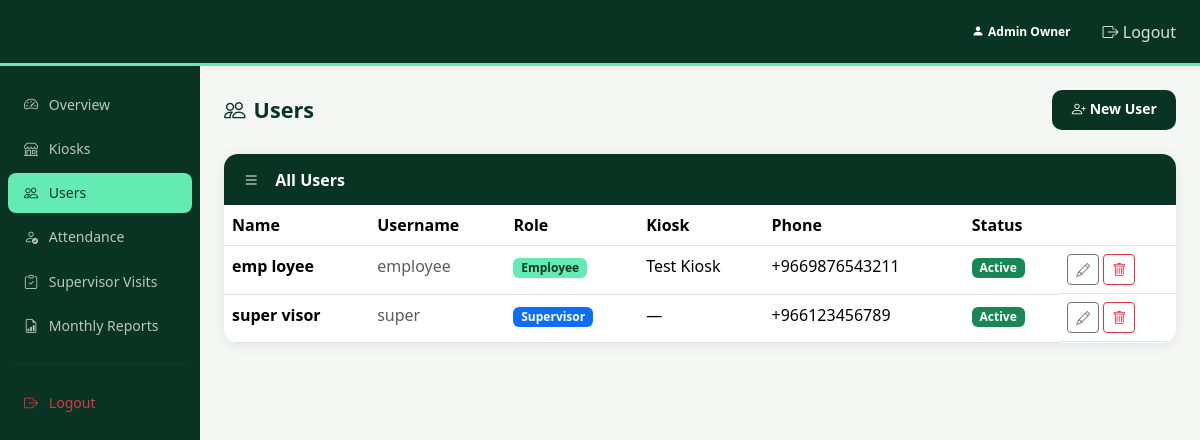
/owner/employees/ (signed in), run on an earlier commit of the app's database.
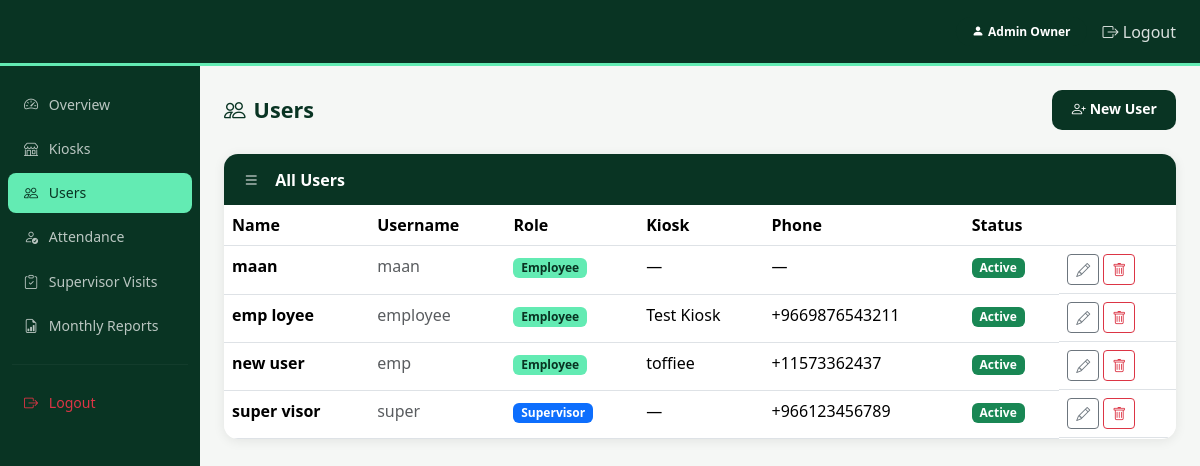
And on a later commit of the database.
### accounts/models.py (models this page shows, shortened)
class User(AbstractUser):
    class Role(models.TextChoices):
        OWNER = 'owner', 'Owner'
        SUPERVISOR = 'supervisor', 'Supervisor'
        EMPLOYEE = 'employee', 'Employee'
    role = models.CharField(max_length=20, choices=Role.choices, default=Role.EMPLOYEE)
    phone = models.CharField(max_length=20, blank=True)
    profile_photo = models.ImageField(upload_to='profiles/', blank=True, null=True)
    kiosk = models.ForeignKey(
        'kiosks.Kiosk',
        on_delete=models.SET_NULL,
        null=True,
        blank=True,
        related_name='employees',
    )
    assigned_kiosks = models.ManyToManyField(
        'kiosks.Kiosk',
        blank=True,
        related_name='assigned_supervisors',
        help_text='Kiosks this supervisor is responsible for monitoring.',
    )
    @property
    def is_owner(self):
        return self.role == self.Role.OWNER

### kiosks/models.py (models this page shows, shortened)
class Kiosk(models.Model):
    name = models.CharField(max_length=100)
    location = models.CharField(max_length=200)
    address = models.TextField(blank=True)
    is_active = models.BooleanField(default=True)
    created_at = models.DateTimeField(auto_now_add=True)
    class Meta:
        ordering = ['name']

### owner/views.py (the view)
# urls.py: path('employees/', views.employees_list, name='employees_list'),
@login_required
@owner_required
def employees_list(request):
    employees = User.objects.exclude(role='owner').select_related('kiosk').order_by('role', 'first_name')
    return render(request, 'owner/employees_list.html', {'employees': employees})

### templates/owner/employees_list.html (shortened to what this page needs)
{% extends 'base.html' %}
{% block content %}
<div class="d-flex justify-content-between align-items-center mb-4">
  <h4 class="fw-bold mb-0" style="color: var(--wt-dark);">
    <i class="bi bi-people me-2"></i>Users
  </h4>
  <a href="{% url 'owner:create_employee' %}" class="btn btn-wt btn-sm">
    <i class="bi bi-person-plus me-1"></i>New User
  </a>
</div>
<div class="card card-wt">
  <div class="card-header">
    <i class="bi bi-list me-2"></i>All Users
  </div>
  <div class="card-body p-0">
    {% if employees %}
    <div class="table-responsive">
      <table class="table table-hover mb-0">
        <thead class="table-wt">
          <tr>
            <th>Name</th>
            <th>Username</th>
            <th>Role</th>
            <th>Kiosk</th>
            <th>Phone</th>
            <th>Status</th>
            <th></th>
          </tr>
        </thead>
        <tbody>
          {% for emp in employees %}
          <tr>
            <td><strong>{{ emp.get_full_name|default:emp.username }}</strong></td>
            <td class="text-muted">{{ emp.username }}</td>
            <td>
              <span class="badge badge-{{ emp.role }}">{{ emp.get_role_display }}</span>
            </td>
            <td>{{ emp.kiosk.name|default:"—" }}</td>
            <td>{{ emp.phone|default:"—" }}</td>
            <td>
              {% if emp.is_active %}
                <span class="badge bg-success">Active</span>
              {% else %}
                <span class="badge bg-secondary">Inactive</span>
              {% endif %}
            </td>
            <td class="d-flex gap-1">
              <a href="{% url 'owner:edit_employee' emp.id %}" class="btn btn-sm btn-outline-secondary">
                <i class="bi bi-pencil"></i>
              </a>
              <a href="{% url 'owner:delete_employee' emp.id %}" class="btn btn-sm btn-outline-danger">
                <i class="bi bi-trash"></i>
              </a>
            </td>
          </tr>
          {% endfor %}
        </tbody>
      </table>
    </div>
    {% else %}
    <p class="text-muted text-center py-4">No users found.</p>
    {% endif %}
  </div>
</div>
{% endblock %}

### templates/base.html (shortened to what this page needs)
<!DOCTYPE html>
<html lang="en">
<head>
    {% load static %}
    <link href="https://cdn.jsdelivr.net/npm/bootstrap@5.3.3/dist/css/bootstrap.min.css" rel="stylesheet">
    <link href="https://cdn.jsdelivr.net/npm/bootstrap-icons@1.11.3/font/bootstrap-icons.min.css" rel="stylesheet">
    <link href="{% static 'css/wafaatech.css' %}" rel="stylesheet">
</head>
<body>
<nav class="navbar navbar-expand-lg navbar-wt">
    <div class="container-fluid px-3">
        <div class="collapse navbar-collapse" id="mainNav">
            <ul class="navbar-nav ms-auto align-items-center">
                {% if user.is_authenticated %}
                <li class="nav-item me-2">
                    <span class="badge badge-{{ user.role }} rounded-pill px-3 py-2">
                        <i class="bi bi-person-fill me-1"></i>{{ user.get_full_name|default:user.username }}
                    </span>
                </li>
                <li class="nav-item">
                    <a class="nav-link" href="{% url 'accounts:logout' %}">
                        <i class="bi bi-box-arrow-right"></i> Logout
                    </a>
                </li>
                {% endif %}
            </ul>
        </div>
    </div>
</nav>
<div class="container-fluid p-0">
    <div class="row g-0">
        {% if user.is_authenticated %}
        <div class="col-md-2 sidebar d-none d-md-block">
            <nav class="nav flex-column pt-2">
                {% if user.is_owner %}
                <a class="nav-link {% if request.resolver_match.url_name == 'dashboard' and 'owner' in request.path %}active{% endif %}"
                   href="{% url 'owner:dashboard' %}">
                    <i class="bi bi-speedometer2"></i> Overview
                </a>
                <a class="nav-link {% if request.resolver_match.url_name == 'kiosks_list' or request.resolver_match.url_name == 'kiosk_detail' %}active{% endif %}"
                   href="{% url 'owner:kiosks_list' %}">
                    <i class="bi bi-shop"></i> Kiosks
                </a>
                <a class="nav-link {% if 'employees' in request.path %}active{% endif %}"
                   href="{% url 'owner:employees_list' %}">
                    <i class="bi bi-people"></i> Users
                </a>
                <a class="nav-link {% if request.resolver_match.url_name == 'attendance' %}active{% endif %}"
                   href="{% url 'owner:attendance' %}">
                    <i class="bi bi-person-check"></i> Attendance
                </a>
                <a class="nav-link {% if request.resolver_match.url_name == 'visits' and 'owner' in request.path %}active{% endif %}"
                   href="{% url 'owner:visits' %}">
                    <i class="bi bi-clipboard-check"></i> Supervisor Visits
                </a>
                <a class="nav-link {% if request.resolver_match.url_name == 'reports' %}active{% endif %}"
                   href="{% url 'owner:reports' %}">
                    <i class="bi bi-file-earmark-bar-graph"></i> Monthly Reports
                </a>
                {% endif %}
                <hr style="border-color:rgba(255,255,255,0.15); margin: 1rem 12px;">
                <a class="nav-link text-danger" href="{% url 'accounts:logout' %}">
                    <i class="bi bi-box-arrow-right"></i> Logout
                </a>
            </nav>
        </div>
        {% endif %}
        <div class="col-12 {% if user.is_authenticated %}col-md-10{% endif %} p-3 p-md-4">
            {% block content %}{% endblock %}
        </div>
    </div>
</div>
</body>
</html>

### static/css/wafaatech.css (style rules this page uses)
:root { --wt-dark: #093423; --wt-dark-2: #0d4a30; --wt-mint: #63ebb3; --wt-mint-2: #4fd9a0; --wt-light: #f0fdf7; --wt-text: #1a1a1a; --wt-shadow: 0 2px 12px rgba(0,0,0,0.08); --bottom-nav-h: 64px; --navbar-h: 66px; --sidebar-w: 220px; }
*, *::before, *::after { box-sizing: border-box; }
body { font-family: 'Segoe UI', system-ui, -apple-system, sans-serif; background: #f5f7f5; color: var(--wt-text); -webkit-tap-highlight-color: transparent; }
.navbar-wt { background-color: var(--wt-dark); border-bottom: 3px solid var(--wt-mint); position: sticky; top: 0; z-index: 1030; min-height: var(--navbar-h); }
.navbar-wt .nav-link { color: rgba(255,255,255,0.85) !important; font-weight: 500; }
.sidebar { background-color: var(--wt-dark); min-height: calc(100vh - var(--navbar-h)); padding-top: 0.5rem; position: sticky; top: var(--navbar-h); height: calc(100vh - var(--navbar-h)); overflow-y: auto; overflow-x: hidden; }
.sidebar .nav-link { color: rgba(255,255,255,0.72); padding: 0.6rem 1rem; border-radius: 8px; margin: 2px 8px; font-size: 0.88rem; font-weight: 500; transition: background 0.15s, color 0.15s; white-space: nowrap; overflow: hidden; text-overflow: ellipsis; }
.sidebar .nav-link:hover, .sidebar .nav-link.active { background: var(--wt-mint); color: var(--wt-dark) !important; }
.sidebar .nav-link i { width: 20px; margin-right: 7px; flex-shrink: 0; }
.card-wt { border: none; border-radius: 14px; box-shadow: var(--wt-shadow); overflow: hidden; }
.card-wt .card-header { background: var(--wt-dark); color: white; font-weight: 600; padding: 0.85rem 1.2rem; border-bottom: none; display: flex; align-items: center; flex-wrap: wrap; gap: 0.5rem; }
.btn-wt { background: var(--wt-dark); color: white; border: none; border-radius: 10px; padding: 0.5rem 1.2rem; font-weight: 600; min-height: 40px; transition: background 0.15s, color 0.15s; }
.table-responsive { -webkit-overflow-scrolling: touch; border-radius: 0 0 14px 14px; }
.badge-owner { background: var(--wt-dark); color: white; }
.badge-supervisor { background: #0d6efd; color: white; }
.badge-employee { background: var(--wt-mint); color: var(--wt-dark); }
h4.fw-bold { font-size: clamp(1rem, 2.5vw, 1.35rem); }

What changed in the data, as far as the page shows it:
added User: get_full_name "maan", username "maan", role "Employee", kiosk.name "—", phone "—", is_active "Active"
added User: get_full_name "new user", username "emp", role "Employee", kiosk.name "toffiee", phone "+11573362437", is_active "Active"
